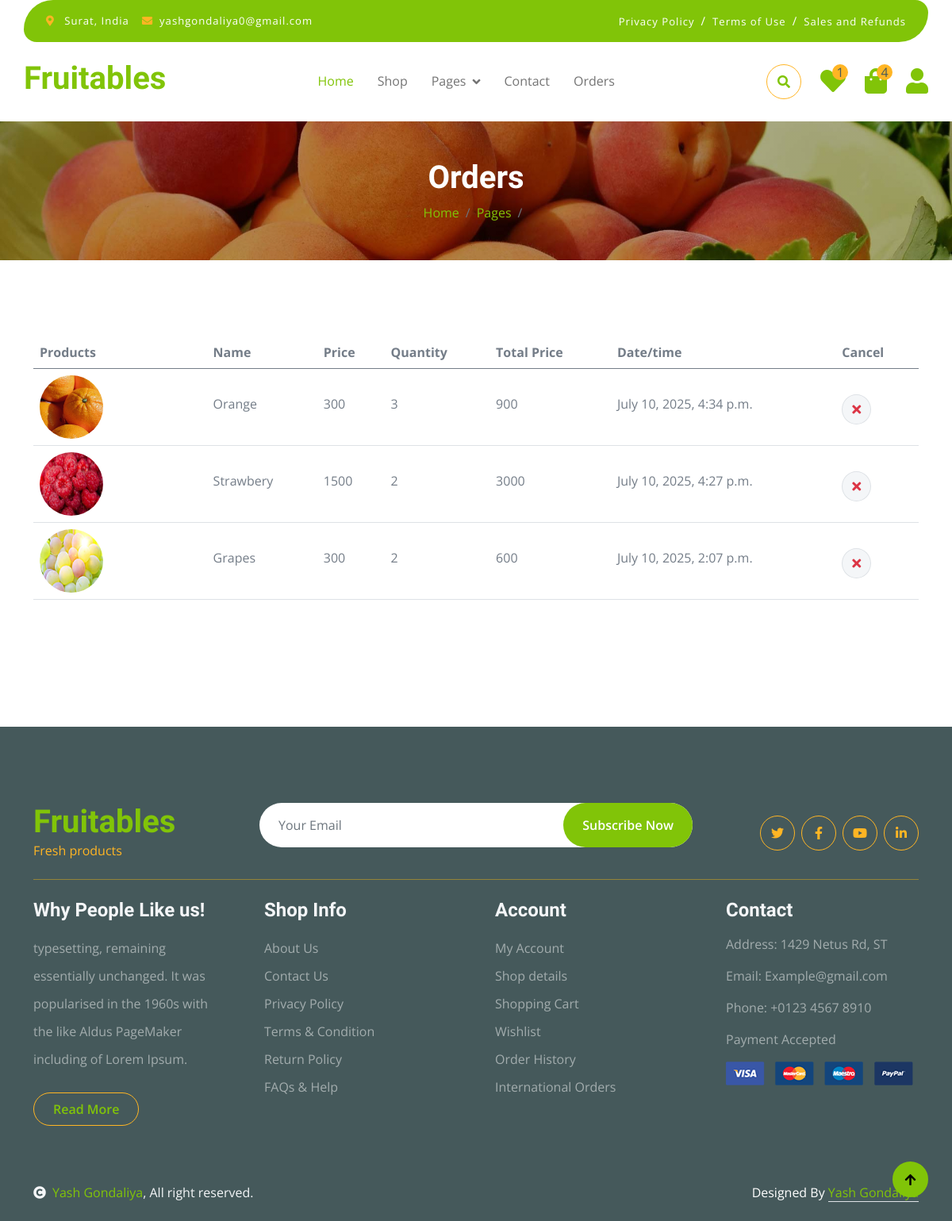
Page /orders (signed in) on the committed database.
### myapp/models.py (models this page shows, shortened)
class user(models.Model):
    name=models.CharField(max_length=50,blank=True,null=True)
    email=models.EmailField(unique=True,blank=True,null=True)
    password=models.CharField(max_length=128,blank=True,null=True)

class Orders(models.Model):
    user_id=models.ForeignKey(user,on_delete=models.CASCADE,blank=True,null=True)
    image=models.ImageField(upload_to="media",blank=True,null=True)
    name=models.CharField(max_length=255,blank=True,null=True)
    price=models.IntegerField(blank=True,null=True)
    date_time=models.DateTimeField(auto_now_add=True,blank=True,null=True)
    quantity=models.IntegerField(blank=True,null=True)
    total_price=models.IntegerField(blank=True,null=True)

### myapp/views.py (the view)
# urls.py: path('orders', views.orders, name='orders'),
def orders(request):
    if "email" in request.session:
        uid=user.objects.get(email=request.session["email"])
        wish_count=Add_to_wishlist.objects.filter(user_id=uid).count()
        cart_count=Add_to_cart.objects.filter(user_id=uid).count()
        order_i=Orders.objects.filter(user_id=uid).order_by("-id")
        con={"wish_count":wish_count,"cart_count":cart_count,"user_id": uid,"order_i":order_i}
        return render(request,"order.html",con)
    else:
        return render(request,"login.html")

### myapp/templates/order.html (shortened to what this page needs)
{% extends "index.html" %}
{% load static %}
{% block content %}
        <div class="container-fluid page-header py-5">
            <h1 class="text-center text-white display-6">Orders</h1>
            <ol class="breadcrumb justify-content-center mb-0">
                <li class="breadcrumb-item"><a href="#">Home</a></li>
                <li class="breadcrumb-item"><a href="#">Pages</a></li>
                <li class="breadcrumb-item active text-white"></li>
            </ol>
        </div>
        <div class="container-fluid py-5">
            <div class="container py-5">
                <div class="table-responsive">
                    <table class="table">
                        <thead>
                          <tr>
                            <th scope="col">Products</th>
                            <th scope="col">Name</th>
                            <th scope="col">Price</th>
                            <th scope="col">Quantity</th>
                            <th scope="col">Total Price</th>
                            <th scope="col">Date/time</th>
                            <th scope="col">Cancel</th>
                          </tr>
                        </thead>
                        <tbody>
                            {% for i in order_i %}
                            <tr>
                                <th scope="row">
                                    <div class="d-flex align-items-center">
                                        <img src="{{i.image.url}}" class="img-fluid me-5 rounded-circle" style="width: 80px; height: 80px;" alt="">
                                    </div>
                                </th>
                                <td>
                                    <p class="mb-0 mt-4">{{i.name}}</p>
                                </td>
                                <td>
                                    <p class="mb-0 mt-4">{{i.price}}</p>
                                </td>
                                <td>
                                    <p class="mb-0 mt-4">{{i.quantity}}</p>
                                </td>
                                <td>
                                    <p class="mb-0 mt-4">{{i.total_price}}</p>
                                </td>
                                <td>
                                    <p class="mb-0 mt-4">{{i.date_time}}</p>
                                </td>
                                <td>
                                    <a href="{% url 'delete_orders' i.id %}">
                                    <button class="btn btn-md rounded-circle bg-light border mt-4" >
                                        <i class="fa fa-times text-danger"></i>
                                    </button>
                                </td>
                            </tr>
                            {% endfor %}
                        </tbody>
                    </table>
                </div>
                    </div>
                </div>
        {% endblock %}

### myapp/templates/index.html (shortened to what this page needs)
<!DOCTYPE html>
{% load static %}
<html lang="en">
    <head>
        {% load static %}
        <link rel="stylesheet" href="https://use.fontawesome.com/releases/v5.15.4/css/all.css"/>
        <link rel="stylesheet" href="https://cdnjs.cloudflare.com/ajax/libs/animate.css/4.1.1/animate.min.css"/>
        <link href="https://cdn.jsdelivr.net/npm/bootstrap-icons@1.4.1/font/bootstrap-icons.css" rel="stylesheet">
        <link href="{% static 'lib/lightbox/css/lightbox.min.css' %}" rel="stylesheet">
        <link href="{% static 'lib/owlcarousel/assets/owl.carousel.min.css' %}" rel="stylesheet">
        <link href="{% static 'css/bootstrap.min.css' %}" rel="stylesheet">
        <link href="{% static 'css/style.css' %}" rel="stylesheet">
    </head>
    <body>
        <div class="container-fluid fixed-top">
            <div class="container topbar bg-primary d-none d-lg-block">
                <div class="d-flex justify-content-between">
                    <div class="top-info ps-2">
                        <small class="me-3"><i class="fas fa-map-marker-alt me-2 text-secondary"></i> <a href="#" class="text-white">Surat, India</a></small>
                        <small class="me-3"><i class="fas fa-envelope me-2 text-secondary"></i><a href="#" class="text-white">{% if user_id %}{{ user_id.email }}{% else %}Email@Example.com{% endif %}</a></small>
                    </div>
                    <div class="top-link pe-2">
                        <a href="#" class="text-white"><small class="text-white mx-2">Privacy Policy</small>/</a>
                        <a href="#" class="text-white"><small class="text-white mx-2">Terms of Use</small>/</a>
                        <a href="#" class="text-white"><small class="text-white ms-2">Sales and Refunds</small></a>
                    </div>
                </div>
            </div>
            <div class="container px-0">
                <nav class="navbar navbar-light bg-white navbar-expand-xl">
                    <a href="{% url 'index' %}" class="navbar-brand"><h1 class="text-primary display-6">Fruitables</h1></a>
                    <div class="collapse navbar-collapse bg-white" id="navbarCollapse">
                        <div class="navbar-nav mx-auto">
                            <a href="{% url 'index' %}" class="nav-item nav-link active">Home</a>
                            <a href="{% url 'shop' %}" class="nav-item nav-link">Shop</a>
                            <div class="nav-item dropdown">
                                <a href="#" class="nav-link dropdown-toggle" data-bs-toggle="dropdown">Pages</a>
                            </div>
                            <a href="{% url 'contact' %}" class="nav-item nav-link">Contact</a>
                            <a href="{% url 'orders' %}" class="nav-item nav-link">Orders</a>
                        </div>
                        <div class="d-flex m-3 me-0">
                            <button class="btn-search btn border border-secondary btn-md-square rounded-circle bg-white me-4" data-bs-toggle="modal" data-bs-target="#searchModal"><i class="fas fa-search text-primary"></i></button>
                            <a href="{% url 'wishlist' %}" class="position-relative me-4 my-auto">
                                <i class="fa fa-heart fa-2x" ></i>
                                <span class="position-absolute bg-secondary rounded-circle d-flex align-items-center justify-content-center text-dark px-1" style="top: -5px; left: 15px; height: 20px; min-width: 20px;">{{wish_count}}</span>
                            </a>
                            <a href="{% url 'cart' %}" class="position-relative me-4 my-auto">
                                <i class="fa fa-shopping-bag fa-2x"></i>
                                <span class="position-absolute bg-secondary rounded-circle d-flex align-items-center justify-content-center text-dark px-1" style="top: -5px; left: 15px; height: 20px; min-width: 20px;">{{cart_count}}</span>
                            </a>
                            {% if user_id %}
                            <div class="dropdown my-auto">
                                <a href="#" class="text-primary" id="userDropdown" data-bs-toggle="dropdown" aria-expanded="false">
                                    <i class="fas fa-user fa-2x"></i>
                                </a>
                            </div>
                            {% else %}
                            <a href="{% url 'login' %}" class="my-auto">
                                <i class="fas fa-user fa-2x"></i>
                            </a>
                            {% endif %}
                        </div>
                    </div>
                </nav>
            </div>
        </div>
        {% block content %}{% endblock %}
        <div class="container-fluid bg-dark text-white-50 footer pt-5 mt-5">
            <div class="container py-5">
                <div class="pb-4 mb-4" style="border-bottom: 1px solid rgba(226, 175, 24, 0.5) ;">
                    <div class="row g-4">
                        <div class="col-lg-3">
                            <a href="#">
                                <h1 class="text-primary mb-0">Fruitables</h1>
                                <p class="text-secondary mb-0">Fresh products</p>
                            </a>
                        </div>
                        <div class="col-lg-6">
                            <div class="position-relative mx-auto">
                                <input class="form-control border-0 w-100 py-3 px-4 rounded-pill" type="number" placeholder="Your Email">
                                <button type="submit" class="btn btn-primary border-0 border-secondary py-3 px-4 position-absolute rounded-pill text-white" style="top: 0; right: 0;">Subscribe Now</button>
                            </div>
                        </div>
                        <div class="col-lg-3">
                            <div class="d-flex justify-content-end pt-3">
                                <a class="btn  btn-outline-secondary me-2 btn-md-square rounded-circle" href=""><i class="fab fa-twitter"></i></a>
                                <a class="btn btn-outline-secondary me-2 btn-md-square rounded-circle" href=""><i class="fab fa-facebook-f"></i></a>
                                <a class="btn btn-outline-secondary me-2 btn-md-square rounded-circle" href=""><i class="fab fa-youtube"></i></a>
                                <a class="btn btn-outline-secondary btn-md-square rounded-circle" href="https://www.linkedin.com/in/yashgondaliya/?skipRedirect=true"><i class="fab fa-linkedin-in"></i></a>
                            </div>
                        </div>
                    </div>
                </div>
                <div class="row g-5">
                    <div class="col-lg-3 col-md-6">
                        <div class="footer-item">
                            <h4 class="text-light mb-3">Why People Like us!</h4>
                            <p class="mb-4">typesetting, remaining essentially unchanged. It was
                                popularised in the 1960s with the like Aldus PageMaker including of Lorem Ipsum.</p>
                            <a href="" class="btn border-secondary py-2 px-4 rounded-pill text-primary">Read More</a>
                        </div>
                    </div>
                    <div class="col-lg-3 col-md-6">
                        <div class="d-flex flex-column text-start footer-item">
                            <h4 class="text-light mb-3">Shop Info</h4>
                            <a class="btn-link" href="">About Us</a>
                            <a class="btn-link" href="">Contact Us</a>
                            <a class="btn-link" href="">Privacy Policy</a>
                            <a class="btn-link" href="">Terms & Condition</a>
                            <a class="btn-link" href="">Return Policy</a>
                            <a class="btn-link" href="">FAQs & Help</a>
                        </div>
                    </div>
                    <div class="col-lg-3 col-md-6">
                        <div class="d-flex flex-column text-start footer-item">
                            <h4 class="text-light mb-3">Account</h4>
                            <a class="btn-link" href="">My Account</a>
                            <a class="btn-link" href="">Shop details</a>
                            <a class="btn-link" href="">Shopping Cart</a>
                            <a class="btn-link" href="">Wishlist</a>
                            <a class="btn-link" href="">Order History</a>
                            <a class="btn-link" href="">International Orders</a>
                        </div>
                    </div>
                    <div class="col-lg-3 col-md-6">
                        <div class="footer-item">
                            <h4 class="text-light mb-3">Contact</h4>
                            <p>Address: 1429 Netus Rd, ST</p>
                            <p>Email: Example@gmail.com</p>
                            <p>Phone: +0123 4567 8910</p>
                            <p>Payment Accepted</p>
                            <img src="{% static 'img/payment.png' %}" class="img-fluid" alt="">
                        </div>
                    </div>
                </div>
            </div>
        </div>
        <div class="container-fluid copyright bg-dark py-4">
            <div class="container">
                <div class="row">
                    <div class="col-md-6 text-center text-md-start mb-3 mb-md-0">
                        <span class="text-light"><a href="#"><i class="fas fa-copyright text-light me-2"></i>Yash Gondaliya</a>, All right reserved.</span>
                    </div>
                    <div class="col-md-6 my-auto text-center text-md-end text-white">
                        Designed By <a class="border-bottom" href="#">Yash Gondaliya</a>
                    </div>
                </div>
            </div>
        </div>
        <a href="#" class="btn btn-primary border-3 border-primary rounded-circle back-to-top"><i class="fa fa-arrow-up"></i></a>
    </body>
</html>

### myapp/static/css/style.css (style rules this page uses)
.back-to-top { position: fixed; right: 30px; bottom: 30px; display: flex; width: 45px; height: 45px; align-items: center; justify-content: center; transition: 0.5s; z-index: 99; }
.btn { font-weight: 600; transition: .5s; }
.btn-md-square { width: 44px; height: 44px; }
.btn-square, .btn-sm-square, .btn-md-square, .btn-lg-square { padding: 0; display: flex; align-items: center; justify-content: center; font-weight: normal; }
.btn.border-secondary { transition: 0.5s; }
.fixed-top { transition: 0.5s; background: var(--bs-white); border: 0; }
.topbar { padding: 20px; border-radius: 230px 100px; }
.topbar .top-info { font-size: 15px; line-height: 0; letter-spacing: 1px; display: flex; align-items: center; }
.topbar .top-link { font-size: 15px; line-height: 0; letter-spacing: 1px; display: flex; align-items: center; }
.topbar .top-link a { letter-spacing: 1px; }
.navbar .navbar-nav .nav-link { padding: 10px 15px; font-size: 16px; transition: .5s; }
.navbar { height: 100px; border-bottom: 1px solid rgba(255, 255, 255, .1); }
.navbar .navbar-nav .nav-link:hover, .navbar .navbar-nav .nav-link.active, .fixed-top.bg-white .navbar .navbar-nav .nav-link:hover, .fixed-top.bg-white .navbar .navbar-nav .nav-link.active { color: var(--bs-primary); }
.navbar .dropdown-toggle::after { border: none; content: "\f107"; font-family: "Font Awesome 5 Free"; font-weight: 700; vertical-align: middle; margin-left: 8px; }
.page-header { position: relative; background: linear-gradient(rgba(0, 0, 0, 0.3), rgba(0, 0, 0, 0.3)), url(../img/cart-page-header-img.jpg); background-position: center center; background-repeat: no-repeat; background-size: cover; }
@media (min-width: 992px) { .hero-header, .page-header { margin-top: 152px !important; } }
.footer .footer-item .btn-link { line-height: 35px; color: rgba(255, 255, 255, .5); transition: 0.5s; }
.footer .footer-item p.mb-4 { line-height: 35px; }

### rows in the picture
user: email "yashgondaliya0@gmail.com"
Orders: image (picture), name "Orange", price "300", quantity "3", total_price "900", date_time "July 10, 2025, 4:34 p.m."
Orders: image (picture), name "Strawbery", price "1500", quantity "2", total_price "3000", date_time "July 10, 2025, 4:27 p.m."
Orders: image (picture), name "Grapes", price "300", quantity "2", total_price "600", date_time "July 10, 2025, 2:07 p.m."

### other values in the picture
{{ wish_count }} "1"
{{ cart_count }} "4"
